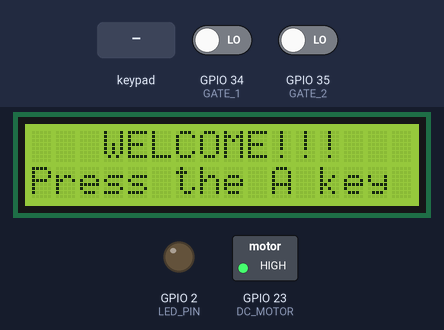
Bench run of a sketch on a simulated ESP32. On the bench: 16×2 character LCD, switched loads named in the sketch (green lamp = pin HIGH), output pins drawn as LEDs (lit = HIGH). Inputs (shaded band) come from the test bench; at power-on: GPIO 34 (GATE_1) LOW, GPIO 35 (GATE_2) LOW. EEPROM starts erased; what the sketch prints to the serial monitor is not drawn. At 12.9 s the program puts the board to deep sleep or switches it off; the recording ends there.

Above: at 1.2 s.
1.3 s: key 'A' pressed
At 2.5 s:
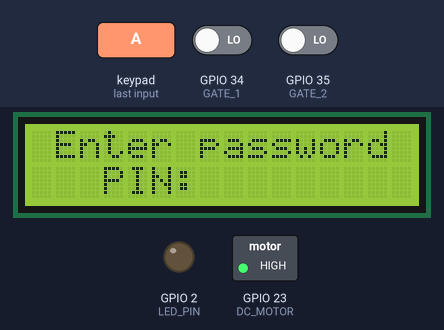
2.9 s: keypad keys 1 2 3 4 A pressed 0.4 s apart
At 6.5 s:
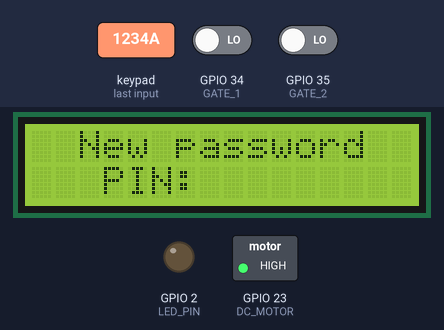
6.8 s: keypad keys 2 6 2 5 3 3 3 2 A pressed 0.4 s apart
At 11.1 s:
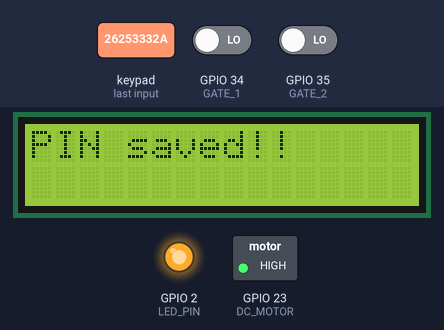
12.8 s: key 'D' pressed
Timing chart, 0 to 12.9 s (numbered marks = the images above; inputs shaded):
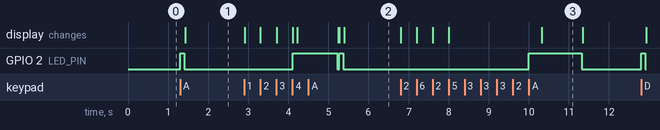

The sketch:

Efficient_Door_Control_System.ino
```cpp
#include <esp_sleep.h>
#include <WiFi.h>
#include <Arduino.h>
#include <Keypad.h>
#include <LiquidCrystal_I2C.h>
#include <EEPROM.h>

/* Definition of process states */
#define S_HOME 0
#define S_LOGIN 1
#define S_ACTION 2
#define S_NEW_PASSWORD 3
uint8_t state = S_HOME;

/* Variables to track time */
unsigned long lastKeyPressed = 0;      /* Last time a key was pressed */
unsigned long lateSleep = 30000;       /* Time (ms) to wait before entering Deep Sleep mode */
unsigned long lastActionExecuted = 0;  /* Last time an action was executed */
unsigned long lateAction = 10000;      /* Time (ms) to wait if no action is executed */

/* Variables for password management */
int indice = 0;               /* Tracks the entered digits */
int password;                 /* User-entered PIN */
int currentPassword = 1234;   /* PIN stored in memory, assigns a default PIN if no saved information */
int passwordAdress = 0;       /* Address in EEPROM memory where the PIN is stored */
char key;                     /* Stores the value of the keypad key pressed */
String keyWord;

/* Matrix keypad configuration */
const byte ROWS = 4;
const byte COLS = 4;
char keys[ROWS][COLS] = {
  { '1', '2', '3', 'A' },
  { '4', '5', '6', 'B' },
  { '7', '8', '9', 'C' },
  { '*', '0', '#', 'D' }
};
uint8_t colPins[COLS] = { 26, 25, 33, 32 };
uint8_t rowPins[ROWS] = { 13, 12, 14, 27 };
Keypad keypad = Keypad(makeKeymap(keys), rowPins, colPins, ROWS, COLS);

/* Create LCD object */
LiquidCrystal_I2C lcd(0x27, 16, 2);

/* Pin definitions */
const int LED_PIN = 2;   /* Integrated LED GPIO */
const int BUTTON = 15;   /* Button GPIO to wake up the MCU */
const int GATE_1 = 34;   /* GPIO for gate sensor 1 */
const int GATE_2 = 35;   /* GPIO for gate sensor 2 */
const int DC_MOTOR = 23; /* GPIO to activate the DC motor */
bool stateMotor = false;

/* Display home interface */
void home() {
  digitalWrite(LED_PIN, LOW);
  lcd.clear();
  lcd.setCursor(3, 0);
  lcd.print("WELCOME!!!");
  lcd.setCursor(0, 1);
  lcd.print("Press the A key");
}

/* Login interface */
void login() {
  digitalWrite(LED_PIN, LOW);
  lcd.clear();
  lcd.setCursor(1, 0);
  lcd.print("Enter password");
  lcd.setCursor(3, 1);
  lcd.print("PIN: ");
}

/* Interface to monitor executed actions */
void executeActions() {
  digitalWrite(LED_PIN, LOW);
  lcd.clear();
  lcd.setCursor(1, 0);
  lcd.print("G1: ");
  lcd.setCursor(6, 0);
  lcd.print("DC: ");
  lcd.setCursor(12, 0);
  lcd.print("G2: ");
  lcd.setCursor(1, 1);
  lcd.print("OFF");
  lcd.setCursor(6, 1);
  lcd.print("OFF");
  lcd.setCursor(12, 1);
  lcd.print("OFF");
}

/* Interface for changing password */
void newPassword() {
  digitalWrite(LED_PIN, LOW);
  lcd.clear();
  lcd.setCursor(2, 0);
  lcd.print("New password");
  lcd.setCursor(3, 1);
  lcd.print("PIN: ");
}

/* Function for ESP32 to enter Deep Sleep mode */
void deepSleep() {
  digitalWrite(LED_PIN, LOW);
  lcd.clear();
  lcd.print("Deep Sleep...zzz");
  esp_sleep_enable_ext0_wakeup(GPIO_NUM_15, 1);
  btStop();
  WiFi.mode(WIFI_OFF);
  esp_deep_sleep_start();
}

/* Delay function replacement */
void delayReplacement(unsigned long timeDelay) {
  unsigned long timeInit = millis();
  while (millis() - timeInit < timeDelay);
}

/*Setup loop */
void setup() {
  /* Serial Port Config */
  Serial.begin(115200);
  while (!Serial) {}

  /* Pin configuration */
  pinMode(LED_PIN, OUTPUT);
  pinMode(BUTTON, INPUT_PULLDOWN);
  pinMode(GATE_1, INPUT);
  pinMode(GATE_2, INPUT);
  pinMode(DC_MOTOR, OUTPUT);
  digitalWrite(DC_MOTOR, HIGH);

  /* LCD I2C Config */
  lcd.init();
  lcd.backlight();
  home();

  /* EEPROM memory config */
  EEPROM.begin(512);
  EEPROM.get(passwordAdress, password);

  /* Check for a previously saved password */
  if (password != currentPassword && password > 0) {
    currentPassword = password;
  }
  Serial.println(currentPassword);
}

/* Main loop */
void loop() {
  key = keypad.getKey();  /* Get the pressed key */
  bool gateFlag = true;

  /* If no key is pressed within 30s, ESP enters Deep Sleep mode */
  if (key != NO_KEY)
  {
    lastKeyPressed = millis();
  }
  if ((millis() - lastKeyPressed) > lateSleep)
  {
    digitalWrite(LED_PIN, HIGH);
    delayReplacement(100);
    deepSleep();
  }

  /* Process state operation */
  switch (state) {
    case S_HOME:
      {
        /* Go to the next state */
        if (key == 'A')
        {
          digitalWrite(LED_PIN, HIGH);
          delayReplacement(100);
          state = S_LOGIN;
          login();
        }

        /* Send MCU to Deep Sleep mode */
        else if (key == 'D')
        {
          digitalWrite(LED_PIN, HIGH);
          delayReplacement(100);
          deepSleep();
        }
      }
      break;
    case S_LOGIN:
      {
        /* Return to previous state */
        if (key == 'B')
        {
          digitalWrite(LED_PIN, HIGH);
          delayReplacement(100);
          state = S_HOME;
          home();
        }

        /* Send MCU to Deep Sleep mode */
        if (key == 'D')
        {
          digitalWrite(LED_PIN, HIGH);
          delayReplacement(100);
          deepSleep();
        }

        /* Check if a valid key is pressed to enter the PIN */
        if ((key != NO_KEY) && (isDigit(key) || (key == '*')))
        {
          /* Delete the last entered digit */
          if (key == '*')
          {
            if (indice > 0)
            {
              indice--;
              keyWord.remove(indice, 1);
              lcd.setCursor(indice + 8, 1);
              lcd.print(" ");
            }
          }
          else
          {
            if (indice < 4)
            {
              keyWord += key;
              lcd.setCursor(indice + 8, 1);
              lcd.print(key);
              indice++;
            }
          }
        }

        /* PIN has 4 digits */
        if (indice == 4)
        {
          password = keyWord.toInt();

          /* Check if the password is correct */
          if (password == currentPassword)
          {
            digitalWrite(LED_PIN, HIGH);
            delayReplacement(100);
            lcd.clear();
            lcd.print("PIN correct");
            delayReplacement(1000);
            state = S_ACTION;
            executeActions();
          }
          else
          {
            lcd.clear();
            lcd.print("PIN incorrect");
            delayReplacement(1000);
            login();
          }

          //Clear for entering a new PIN
          indice = 0;
          keyWord = "";
        }
      }  // END state LOGIN
      break;
    case S_ACTION:
      {
        /* If no action is executed in < lateAction, it locks */
        lastActionExecuted = lastKeyPressed;
        if ((millis() - lastActionExecuted) > lateAction)
        {
          state = S_LOGIN;
          gateFlag = false;
          login();
        }

        /* Go to the next state */
        if (key == 'A')
        {
          digitalWrite(LED_PIN, HIGH);
          digitalWrite(DC_MOTOR, HIGH);
          delayReplacement(100);
          state = S_NEW_PASSWORD;
          newPassword();
          gateFlag = false;
          lastActionExecuted = millis();
        }

        /* Return to previous state */
        if (key == 'B')
        {
          digitalWrite(LED_PIN, HIGH);
          digitalWrite(DC_MOTOR, HIGH);
          delayReplacement(100);
          state = S_LOGIN;
          login();
          gateFlag = false;
          lastActionExecuted = millis();
        }

        /* DC motor on/off control */
        if (key == 'C')
        {
          stateMotor = !stateMotor;
          if (!stateMotor)
          {
            digitalWrite(DC_MOTOR, HIGH);
            lcd.setCursor(6, 1);
            lcd.print("OFF");
          }
          else
          {
            digitalWrite(DC_MOTOR, LOW);
            lcd.setCursor(6, 1);
            lcd.print("ON ");
          }
          lastActionExecuted = millis();
        }

        /* Send MCU to Deep Sleep mode */
        if (key == 'D')
        {
          digitalWrite(LED_PIN, HIGH);
          delayReplacement(100);
          deepSleep();
        }

        /* Check if the state changed in the previous blocks */
        if (gateFlag)
        {
          /* Check the state of the first gate sensor */
          if (digitalRead(GATE_1) == 0)
          {
            lcd.setCursor(1, 1);
            lcd.print("ON ");
            lastKeyPressed = millis();
            lastActionExecuted = millis();
          }
          else
          {
            lcd.setCursor(1, 1);
            lcd.print("OFF");
          }

          /* Check the state of the second gate sensor */
          if (digitalRead(GATE_2) == 0)
          {
            lcd.setCursor(12, 1);
            lcd.print("ON ");
            lastKeyPressed = millis();
            lastActionExecuted = millis();
          }
          else
          {
            lcd.setCursor(12, 1);
            lcd.print("OFF");
          }
        }
      }
      break;
    case S_NEW_PASSWORD:
      {
        /* Send MCU to Deep Sleep mode */
        if (key == 'D')
        {
          digitalWrite(LED_PIN, HIGH);
          delayReplacement(100);
          deepSleep();
        }

        /* Don't save the password */
        if (key == 'B')
        {
          digitalWrite(LED_PIN, HIGH);
          delayReplacement(100);
          indice = 0;
          keyWord = "";
          state = S_LOGIN;
          login();
        }

        /* Read and save the new PIN */
        if ((key != NO_KEY) && (isDigit(key) || (key == '*')))
        {
          /* Delete the last entered character */
          if (key == '*')
          {
            if (indice > 0)
            {
              indice--;
              keyWord.remove(indice, 1);
              lcd.setCursor(indice + 8, 1);
              lcd.print(" ");
            }
          }
          else
          {
            if (indice < 4)
            {
              keyWord += key;
              lcd.setCursor(indice + 8, 1);
              lcd.print(key);
              indice++;
            }
          }
        }

        /* Password size is correct */
        if (indice == 4)
        {
          password = keyWord.toInt();

          /* Save the new password */
          if (key == 'A')
          {
            digitalWrite(LED_PIN, HIGH);
            delayReplacement(100);
            EEPROM.put(passwordAdress, password);
            EEPROM.commit();
            delayReplacement(200);
            currentPassword = password;
            lcd.clear();
            lcd.setCursor(0, 0);
            lcd.print("PIN saved!!");
            delayReplacement(1000);
            indice = 0;
            keyWord = "";
            state = S_LOGIN;
            login();
          }
        }
      }  //END state new password
      break;
    default:
    {
      Serial.println("State not defined");
    }
    break;
  }  //Switch key END
}
```

Measured:
- after the input at 1.3 s, GPIO 2 (LED_PIN): LOW → HIGH at once, → LOW 0.10 s later; the display: changes after 0.13 s (image 1)
- after the input at 2.9 s, GPIO 2 (LED_PIN): LOW → HIGH after 1.2 s, → LOW 1.1 s later, → HIGH 0.06 s later, → LOW 0.10 s later; the display: first changes at once (image 2 shows a later state)
- after the input at 6.8 s, GPIO 2 (LED_PIN): LOW → HIGH after 3.2 s, → LOW 1.3 s later; the display: first changes at once (image 3 shows a later state)
- what the display in image 3 shows lasts 1.0 s, from 10.3 s to 11.3 s
